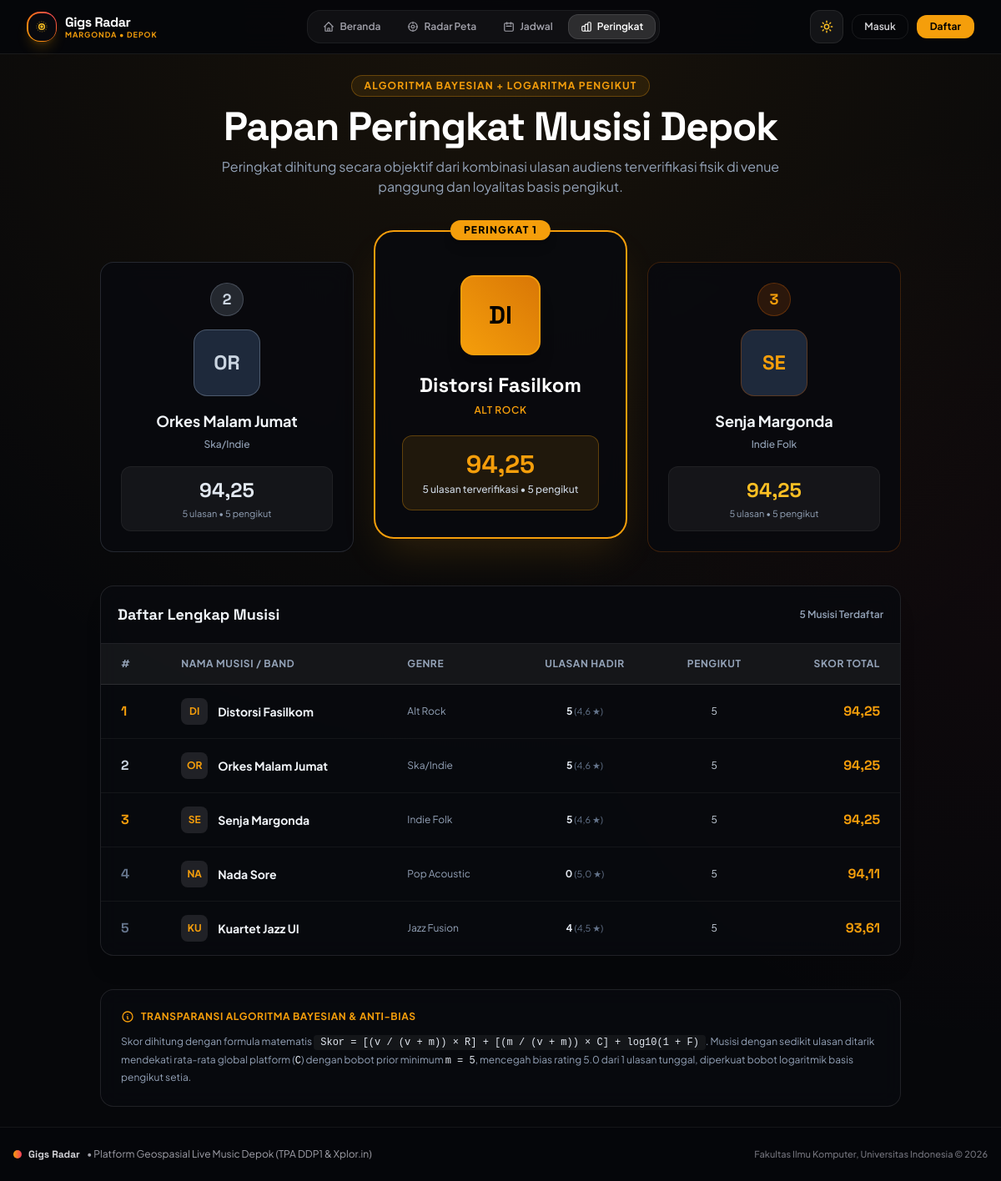
Page /peringkat/ on the earlier database version.
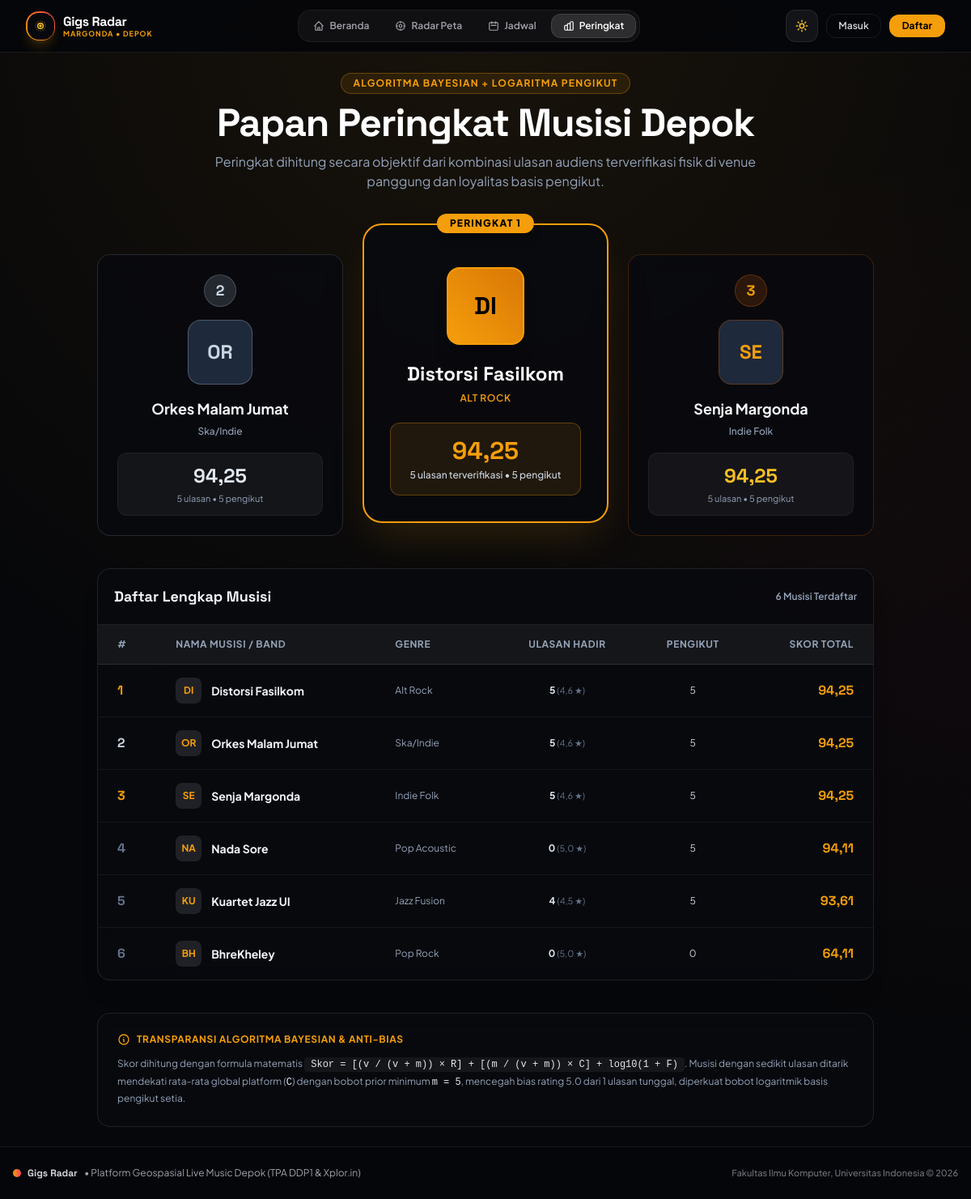
Same page on the later database version.
### apps/accounts/models.py (models this page shows, shortened)
class BandProfile(models.Model):
    TIPE_MUSISI_CHOICES = [
        ('PERINTIS', 'Musisi Perintis (Rising / Indie Underground)'),
        ('PEWARIS', 'Musisi Pewaris (Heritage / Resident / Panggung Legenda)'),
    ]
    user = models.OneToOneField(User, on_delete=models.CASCADE, related_name='band_profile')
    nama_band = models.CharField(max_length=100, verbose_name="Nama Band")
    slug = models.SlugField(max_length=120, unique=True, blank=True)
    tipe_musisi = models.CharField(
        max_length=20,
        choices=TIPE_MUSISI_CHOICES,
        default='PERINTIS',
        verbose_name="Kategori Musisi"
    )
    genre = models.CharField(max_length=50, default="Indie", verbose_name="Genre Musik")
    deskripsi = models.TextField(blank=True, verbose_name="Deskripsi / Biografi")
    kontak_ig = models.CharField(max_length=100, blank=True, verbose_name="Akun Instagram")
    foto = models.ImageField(upload_to='bands/', blank=True, null=True, verbose_name="Foto Panggung")
    created_at = models.DateTimeField(auto_now_add=True)
    class Meta:
        verbose_name = "Profil Band"
        verbose_name_plural = "Daftar Profil Band"
        ordering = ['nama_band']

### apps/interactions/views.py (the view)
# urls.py: path('peringkat/', views.leaderboard_view, name='leaderboard'),
def leaderboard_view(request):
    bands = BandProfile.objects.all().select_related('user')
    semua_rating = Rating.objects.values_list('nilai_bintang', flat=True)
    c_global = (sum(semua_rating) / len(semua_rating)) if semua_rating else 4.0
    max_followers_row = Follow.objects.values('band').annotate(total=models.Count('id')).order_by('-total').first()
    f_maks = max_followers_row['total'] if max_followers_row else 1
    daftar_skor = []
    for band in bands:
        ratings_band = list(band.ratings.values_list('nilai_bintang', flat=True))
        v_count = len(ratings_band)
        r_avg = (sum(ratings_band) / v_count) if v_count > 0 else 0.0
        f_count = band.followers.count()
        skor = hitung_skor_popularitas(
            r_band=r_avg,
            v_rating=v_count,
            c_global=c_global,
            f_band=f_count,
            f_maks=f_maks,
            m=5
        )
        daftar_skor.append({
            'band': band,
            'skor': skor,
            'rata_rata': round(r_avg, 1) if v_count > 0 else 5.0,
            'total_ulasan': v_count,
            'total_pengikut': f_count,
        })
    daftar_skor.sort(key=lambda x: x['skor'], reverse=True)
    for i, item in enumerate(daftar_skor, 1):
        item['peringkat'] = i
    context = {
        'leaderboard': daftar_skor,
        'podium_top3': daftar_skor[:3],
    }
    return render(request, 'interactions/leaderboard.html', context)

### templates/interactions/leaderboard.html (shortened to what this page needs)
{% extends "base.html" %}
{% block content %}
<div class="max-w-5xl mx-auto px-4 sm:px-6 lg:px-8 py-6 space-y-8 sm:space-y-10">
    <div class="text-center space-y-3">
        <span class="inline-flex items-center gap-2 px-3.5 py-1 rounded-full text-xs font-bold uppercase tracking-widest bg-stage-gold/10 border border-stage-gold/30 text-stage-gold">
            Algoritma Bayesian + Logaritma Pengikut
        </span>
        <h1 class="text-2xl sm:text-3xl md:text-5xl font-extrabold font-display text-slate-900 dark:text-white tracking-tight">
            Papan Peringkat Musisi Depok
        </h1>
        <p class="text-xs sm:text-sm md:text-base text-slate-400 max-w-2xl mx-auto">
            Peringkat dihitung secara objektif dari kombinasi ulasan audiens terverifikasi fisik di venue panggung dan loyalitas basis pengikut.
        </p>
    </div>
    {% if podium_top3 %}
    <div class="hidden md:grid md:grid-cols-3 gap-6 items-end pt-4">
        {% if podium_top3|length >= 2 %}
        {% with b2=podium_top3.1 %}
        <div class="glass-panel p-6 rounded-2xl border border-slate-400/20 text-center space-y-4 order-1 transform hover:-translate-y-1 transition-all">
            <div class="inline-flex items-center justify-center w-10 h-10 rounded-full bg-slate-400/20 text-slate-300 font-display font-extrabold text-lg border border-slate-400/30 mx-auto">
                2
            </div>
            <div class="w-20 h-20 rounded-2xl bg-slate-800 border border-slate-400/40 mx-auto flex items-center justify-center font-display font-extrabold text-2xl text-slate-300">
                {{ b2.band.nama_band|slice:":2"|upper }}
            </div>
            <div>
                <h3 class="text-lg font-bold text-slate-100 hover:text-stage-gold transition-colors">
                    <a href="{% url 'band_detail' b2.band.slug %}">{{ b2.band.nama_band }}</a>
                </h3>
                <span class="text-xs text-slate-400 font-medium">{{ b2.band.genre }}</span>
            </div>
            <div class="p-3 rounded-xl bg-white/5 border border-white/5 space-y-1">
                <div class="text-2xl font-extrabold font-display text-slate-200">{{ b2.skor|floatformat:2 }}</div>
                <div class="text-[11px] text-slate-400">{{ b2.total_ulasan }} ulasan • {{ b2.total_pengikut }} pengikut</div>
            </div>
        </div>
        {% endwith %}
        {% endif %}
        {% with b1=podium_top3.0 %}
        <div class="glass-panel p-8 rounded-3xl border-2 border-stage-gold text-center space-y-5 order-2 shadow-2xl shadow-stage-gold/15 transform -translate-y-4 hover:-translate-y-5 transition-all relative">
            <div class="absolute -top-3.5 left-1/2 -translate-x-1/2 px-4 py-1 rounded-full text-xs font-extrabold uppercase tracking-widest bg-stage-gold text-black shadow-lg">
                Peringkat 1
            </div>
            <div class="w-24 h-24 rounded-2xl bg-gradient-to-tr from-stage-gold to-stage-amber border-2 border-stage-gold mx-auto flex items-center justify-center font-display font-extrabold text-3xl text-black shadow-xl">
                {{ b1.band.nama_band|slice:":2"|upper }}
            </div>
            <div>
                <h2 class="text-2xl font-extrabold font-display text-slate-900 dark:text-white hover:text-stage-gold transition-colors">
                    <a href="{% url 'band_detail' b1.band.slug %}">{{ b1.band.nama_band }}</a>
                </h2>
                <span class="text-xs text-stage-gold font-semibold uppercase tracking-wider">{{ b1.band.genre }}</span>
            </div>
            <div class="p-4 rounded-xl bg-stage-gold/10 border border-stage-gold/30 space-y-1">
                <div class="text-3xl font-extrabold font-display text-stage-gold">{{ b1.skor|floatformat:2 }}</div>
                <div class="text-xs text-slate-300 font-medium">{{ b1.total_ulasan }} ulasan terverifikasi • {{ b1.total_pengikut }} pengikut</div>
            </div>
        </div>
        {% endwith %}
        {% if podium_top3|length >= 3 %}
        {% with b3=podium_top3.2 %}
        <div class="glass-panel p-6 rounded-2xl border border-amber-700/30 text-center space-y-4 order-3 transform hover:-translate-y-1 transition-all">
            <div class="inline-flex items-center justify-center w-10 h-10 rounded-full bg-amber-700/20 text-amber-500 font-display font-extrabold text-lg border border-amber-700/40 mx-auto">
                3
            </div>
            <div class="w-20 h-20 rounded-2xl bg-slate-800 border border-amber-700/40 mx-auto flex items-center justify-center font-display font-extrabold text-2xl text-amber-500">
                {{ b3.band.nama_band|slice:":2"|upper }}
            </div>
            <div>
                <h3 class="text-lg font-bold text-slate-100 hover:text-stage-gold transition-colors">
                    <a href="{% url 'band_detail' b3.band.slug %}">{{ b3.band.nama_band }}</a>
                </h3>
                <span class="text-xs text-slate-400 font-medium">{{ b3.band.genre }}</span>
            </div>
            <div class="p-3 rounded-xl bg-white/5 border border-white/5 space-y-1">
                <div class="text-2xl font-extrabold font-display text-amber-400">{{ b3.skor|floatformat:2 }}</div>
                <div class="text-[11px] text-slate-400">{{ b3.total_ulasan }} ulasan • {{ b3.total_pengikut }} pengikut</div>
            </div>
        </div>
        {% endwith %}
        {% endif %}
    </div>
    {% endif %}
    <div class="glass-panel rounded-2xl border border-white/10 overflow-hidden shadow-xl">
        <div class="p-4 sm:p-5 border-b border-white/10 flex items-center justify-between">
            <h3 class="text-base sm:text-lg font-bold font-display text-slate-900 dark:text-slate-100">Daftar Lengkap Musisi</h3>
            <span class="text-xs text-slate-400 font-semibold">{{ leaderboard|length }} Musisi Terdaftar</span>
        </div>
        <div class="hidden md:block overflow-x-auto">
            <table class="w-full text-left text-sm text-slate-300">
                <thead class="text-xs uppercase tracking-wider text-slate-400 bg-white/5 border-b border-white/10">
                    <tr>
                        <th class="px-6 py-4">#</th>
                        <th class="px-6 py-4">Nama Musisi / Band</th>
                        <th class="px-6 py-4">Genre</th>
                        <th class="px-6 py-4 text-center">Ulasan Hadir</th>
                        <th class="px-6 py-4 text-center">Pengikut</th>
                        <th class="px-6 py-4 text-right">Skor Total</th>
                    </tr>
                </thead>
                <tbody class="divide-y divide-white/5">
                    {% for item in leaderboard %}
                    <tr class="hover:bg-white/[0.03] transition-colors">
                        <td class="px-6 py-4 font-display font-extrabold text-base {% if item.peringkat == 1 %}text-stage-gold{% elif item.peringkat == 2 %}text-slate-300{% elif item.peringkat == 3 %}text-amber-500{% else %}text-slate-500{% endif %}">
                            {{ item.peringkat }}
                        </td>
                        <td class="px-6 py-4">
                            <a href="{% url 'band_detail' item.band.slug %}" class="font-bold text-slate-900 dark:text-slate-100 hover:text-stage-gold transition-colors flex items-center gap-3">
                                <div class="w-8 h-8 rounded-lg bg-white/10 flex items-center justify-center font-bold text-xs text-stage-gold">
                                    {{ item.band.nama_band|slice:":2"|upper }}
                                </div>
                                <span>{{ item.band.nama_band }}</span>
                            </a>
                        </td>
                        <td class="px-6 py-4 text-xs text-slate-400">
                            {{ item.band.genre }}
                        </td>
                        <td class="px-6 py-4 text-center text-xs">
                            <span class="font-bold text-slate-200">{{ item.total_ulasan }}</span>
                            <span class="text-slate-500 text-[11px]">({{ item.rata_rata }} ★)</span>
                        </td>
                        <td class="px-6 py-4 text-center text-xs text-slate-300">
                            {{ item.total_pengikut }}
                        </td>
                        <td class="px-6 py-4 text-right font-display font-extrabold text-base text-stage-gold">
                            {{ item.skor|floatformat:2 }}
                        </td>
                    </tr>
                    {% empty %}
                    <tr>
                        <td colspan="6" class="px-6 py-8 text-center text-xs text-slate-500">
                            Belum ada musisi terdaftar di platform.
                        </td>
                    </tr>
                    {% endfor %}
                </tbody>
            </table>
        </div>
    </div>
    <div class="glass-panel p-5 sm:p-6 rounded-2xl border border-white/10 space-y-3">
        <h4 class="text-xs font-bold uppercase tracking-wider text-stage-gold flex items-center gap-2">
            <svg class="w-4 h-4" fill="none" stroke="currentColor" viewBox="0 0 24 24"><path stroke-linecap="round" stroke-linejoin="round" stroke-width="2" d="M13 16h-1v-4h-1m1-4h.01M21 12a9 9 0 11-18 0 9 9 0 0118 0z"/></svg>
            Transparansi Algoritma Bayesian & Anti-Bias
        </h4>
        <p class="text-xs text-slate-400 leading-relaxed">
            Skor dihitung dengan formula matematis <code class="text-slate-200 bg-white/5 px-2 py-0.5 rounded">Skor = [(v / (v + m)) × R] + [(m / (v + m)) × C] + log10(1 + F)</code>. Musisi dengan sedikit ulasan ditarik mendekati rata-rata global platform (<code class="text-slate-200">C</code>) dengan bobot prior minimum <code class="text-slate-200">m = 5</code>, mencegah bias rating 5.0 dari 1 ulasan tunggal, diperkuat bobot logaritmik basis pengikut setia.
        </p>
    </div>
</div>
{% endblock %}

Differences in the rows shown:
added BandProfile: peringkat "6", band.nama_band "BH", band.nama_band "BhreKheley", band.genre "Pop Rock", total_ulasan "0", rata_rata "5,0", total_pengikut "0", skor "64,11"
Other differences:
{{ leaderboard|length }}: "5" → "6"
